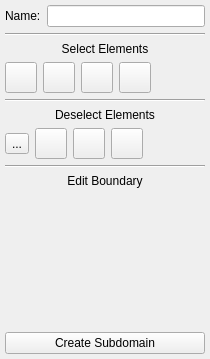
          <widget class="QWidget" name="createSubdomainPage">
           <property name="enabled">
            <bool>true</bool>
           </property>
           <property name="geometry">
            <rect>
             <x>0</x>
             <y>0</y>
             <width>210</width>
             <height>359</height>
            </rect>
           </property>
           <attribute name="label">
            <string>Create New Subdomain</string>
           </attribute>
           <layout class="QVBoxLayout" name="verticalLayout_7">
            <property name="leftMargin">
             <number>5</number>
            </property>
            <property name="topMargin">
             <number>5</number>
            </property>
            <property name="rightMargin">
             <number>5</number>
            </property>
            <property name="bottomMargin">
             <number>5</number>
            </property>
            <item>
             <layout class="QVBoxLayout" name="verticalLayout_5">
              <item>
               <layout class="QHBoxLayout" name="horizontalLayout_11">
                <item>
                 <widget class="QLabel" name="subdomainNameLabel">
                  <property name="sizePolicy">
                   <sizepolicy hsizetype="Maximum" vsizetype="Preferred">
                    <horstretch>0</horstretch>
                    <verstretch>0</verstretch>
                   </sizepolicy>
                  </property>
                  <property name="text">
                   <string>Name:</string>
                  </property>
                 </widget>
                </item>
                <item>
                 <widget class="QLineEdit" name="subdomainNameLineEdit">
                  <property name="sizePolicy">
                   <sizepolicy hsizetype="Expanding" vsizetype="Fixed">
                    <horstretch>0</horstretch>
                    <verstretch>0</verstretch>
                   </sizepolicy>
                  </property>
                 </widget>
                </item>
               </layout>
              </item>
              <item>
               <widget class="Line" name="line_6">
                <property name="orientation">
                 <enum>Qt::Horizontal</enum>
                </property>
               </widget>
              </item>
              <item>
               <widget class="QLabel" name="selectElementsLabel">
                <property name="sizePolicy">
                 <sizepolicy hsizetype="Preferred" vsizetype="Preferred">
                  <horstretch>0</horstretch>
                  <verstretch>0</verstretch>
                 </sizepolicy>
                </property>
                <property name="text">
                 <string>Select Elements</string>
                </property>
                <property name="alignment">
                 <set>Qt::AlignCenter</set>
                </property>
               </widget>
              </item>
              <item>
               <layout class="QHBoxLayout" name="horizontalLayout_10">
                <item>
                 <widget class="QToolButton" name="selectElementSingle">
                  <property name="toolTip">
                   <string>Select individual elements</string>
                  </property>
                  <property name="statusTip">
                   <string>Select individual elements</string>
                  </property>
                  <property name="whatsThis">
                   <string>Select individual elements</string>
                  </property>
                  <property name="text">
                   <string/>
                  </property>
                  <property name="icon">
                   <iconset resource="icons.qrc">
                    <normaloff>:/icons/images/icons/24_24/crosshair.png</normaloff>:/icons/images/icons/24_24/crosshair.png</iconset>
                  </property>
                  <property name="iconSize">
                   <size>
                    <width>24</width>
                    <height>24</height>
                   </size>
                  </property>
                 </widget>
                </item>
                <item>
                 <widget class="QToolButton" name="selectNodesCircle">
                  <property name="toolTip">
                   <string>Select elements by drawing a circle</string>
                  </property>
                  <property name="statusTip">
                   <string>Select elements by drawing a circle</string>
                  </property>
                  <property name="whatsThis">
                   <string>Select elements by drawing a circle</string>
                  </property>
                  <property name="text">
                   <string/>
                  </property>
                  <property name="icon">
                   <iconset resource="icons.qrc">
                    <normaloff>:/icons/images/icons/24_24/circle.png</normaloff>:/icons/images/icons/24_24/circle.png</iconset>
                  </property>
                  <property name="iconSize">
                   <size>
                    <width>24</width>
                    <height>24</height>
                   </size>
                  </property>
                 </widget>
                </item>
                <item>
                 <widget class="QToolButton" name="selectNodesSquare">
                  <property name="toolTip">
                   <string>Select elements by drawing a square</string>
                  </property>
                  <property name="statusTip">
                   <string>Select elements by drawing a square</string>
                  </property>
                  <property name="whatsThis">
                   <string>Select elements by drawing a square</string>
                  </property>
                  <property name="text">
                   <string/>
                  </property>
                  <property name="icon">
                   <iconset resource="icons.qrc">
                    <normaloff>:/icons/images/icons/24_24/square.png</normaloff>:/icons/images/icons/24_24/square.png</iconset>
                  </property>
                  <property name="iconSize">
                   <size>
                    <width>24</width>
                    <height>24</height>
                   </size>
                  </property>
                 </widget>
                </item>
                <item>
                 <widget class="QToolButton" name="selectNodeSingle">
                  <property name="minimumSize">
                   <size>
                    <width>0</width>
                    <height>0</height>
                   </size>
                  </property>
                  <property name="maximumSize">
                   <size>
                    <width>16777215</width>
                    <height>16777215</height>
                   </size>
                  </property>
                  <property name="toolTip">
                   <string>Select elements by drawing a closed polygon</string>
                  </property>
                  <property name="statusTip">
                   <string>Select elements by drawing a closed polygon</string>
                  </property>
                  <property name="whatsThis">
                   <string>Select elements by drawing a closed polygon</string>
                  </property>
                  <property name="text">
                   <string/>
                  </property>
                  <property name="icon">
                   <iconset resource="icons.qrc">
                    <normaloff>:/icons/images/icons/24_24/polygon.png</normaloff>:/icons/images/icons/24_24/polygon.png</iconset>
                  </property>
                  <property name="iconSize">
                   <size>
                    <width>24</width>
                    <height>24</height>
                   </size>
                  </property>
                 </widget>
                </item>
                <item>
                 <spacer name="horizontalSpacer_2">
                  <property name="orientation">
                   <enum>Qt::Horizontal</enum>
                  </property>
                  <property name="sizeType">
                   <enum>QSizePolicy::Expanding</enum>
                  </property>
                  <property name="sizeHint" stdset="0">
                   <size>
                    <width>40</width>
                    <height>20</height>
                   </size>
                  </property>
                 </spacer>
                </item>
               </layout>
              </item>
              <item>
               <widget class="Line" name="line">
                <property name="orientation">
                 <enum>Qt::Horizontal</enum>
                </property>
               </widget>
              </item>
              <item>
               <widget class="QLabel" name="deselectElementsLabel">
                <property name="text">
                 <string>Deselect Elements</string>
                </property>
                <property name="alignment">
                 <set>Qt::AlignCenter</set>
                </property>
               </widget>
              </item>
              <item>
               <layout class="QHBoxLayout" name="horizontalLayout_12">
                <item>
                 <widget class="QToolButton" name="deselectElementSingle">
                  <property name="toolTip">
                   <string>Deselect individual elements</string>
                  </property>
                  <property name="statusTip">
                   <string>Deselect individual elements</string>
                  </property>
                  <property name="whatsThis">
                   <string>Deselect individual elements</string>
                  </property>
                  <property name="text">
                   <string>...</string>
                  </property>
                  <property name="icon">
                   <iconset resource="icons.qrc">
                    <normaloff>:/icons/images/icons/24_24/crosshair.png</normaloff>:/icons/images/icons/24_24/crosshair.png</iconset>
                  </property>
                  <property name="iconSize">
                   <size>
                    <width>24</width>
                    <height>24</height>
                   </size>
                  </property>
                 </widget>
                </item>
                <item>
                 <widget class="QToolButton" name="deselectElementCircle">
                  <property name="toolTip">
                   <string>Deselect elements by drawing a circle</string>
                  </property>
                  <property name="statusTip">
                   <string>Deselect elements by drawing a circle</string>
                  </property>
                  <property name="whatsThis">
                   <string>Deselect elements by drawing a circle</string>
                  </property>
                  <property name="text">
                   <string/>
                  </property>
                  <property name="icon">
                   <iconset resource="icons.qrc">
                    <normaloff>:/icons/images/icons/24_24/circle.png</normaloff>:/icons/images/icons/24_24/circle.png</iconset>
                  </property>
                  <property name="iconSize">
                   <size>
                    <width>24</width>
                    <height>24</height>
                   </size>
                  </property>
                 </widget>
                </item>
                <item>
                 <widget class="QToolButton" name="deselectElementSquare">
                  <property name="toolTip">
                   <string>Deselect elements by drawing a square</string>
                  </property>
                  <property name="statusTip">
                   <string>Deselect elements by drawing a square</string>
                  </property>
                  <property name="whatsThis">
                   <string>Deselect elements by drawing a square</string>
                  </property>
                  <property name="text">
                   <string/>
                  </property>
                  <property name="icon">
                   <iconset resource="icons.qrc">
                    <normaloff>:/icons/images/icons/24_24/square.png</normaloff>:/icons/images/icons/24_24/square.png</iconset>
                  </property>
                  <property name="iconSize">
                   <size>
                    <width>24</width>
                    <height>24</height>
                   </size>
                  </property>
                 </widget>
                </item>
                <item>
                 <widget class="QToolButton" name="deselectElementPolygon">
                  <property name="toolTip">
                   <string>Deselect elements by drawing a closed polygon</string>
                  </property>
                  <property name="statusTip">
                   <string>Deselect elements by drawing a closed polygon</string>
                  </property>
                  <property name="whatsThis">
                   <string>Deselect elements by drawing a closed polygon</string>
                  </property>
                  <property name="text">
                   <string/>
                  </property>
                  <property name="icon">
                   <iconset resource="icons.qrc">
                    <normaloff>:/icons/images/icons/24_24/polygon.png</normaloff>:/icons/images/icons/24_24/polygon.png</iconset>
                  </property>
                  <property name="iconSize">
                   <size>
                    <width>24</width>
                    <height>24</height>
                   </size>
                  </property>
                 </widget>
                </item>
                <item>
                 <spacer name="horizontalSpacer_3">
                  <property name="orientation">
                   <enum>Qt::Horizontal</enum>
                  </property>
                  <property name="sizeHint" stdset="0">
                   <size>
                    <width>40</width>
                    <height>20</height>
                   </size>
                  </property>
                 </spacer>
                </item>
               </layout>
              </item>
              <item>
               <widget class="Line" name="line_7">
                <property name="orientation">
                 <enum>Qt::Horizontal</enum>
                </property>
               </widget>
              </item>
              <item>
               <widget class="QLabel" name="editBoundaryLabel">
                <property name="text">
                 <string>Edit Boundary</string>
                </property>
                <property name="alignment">
                 <set>Qt::AlignCenter</set>
                </property>
               </widget>
              </item>
              <item>
               <spacer name="verticalSpacer">
                <property name="orientation">
                 <enum>Qt::Vertical</enum>
                </property>
                <property name="sizeHint" stdset="0">
                 <size>
                  <width>20</width>
                  <height>40</height>
                 </size>
                </property>
               </spacer>
              </item>
              <item>
               <widget class="QPushButton" name="createSubdomainButton">
                <property name="text">
                 <string>Create Subdomain</string>
                </property>
               </widget>
              </item>
             </layout>
            </item>
           </layout>
          </widget>
